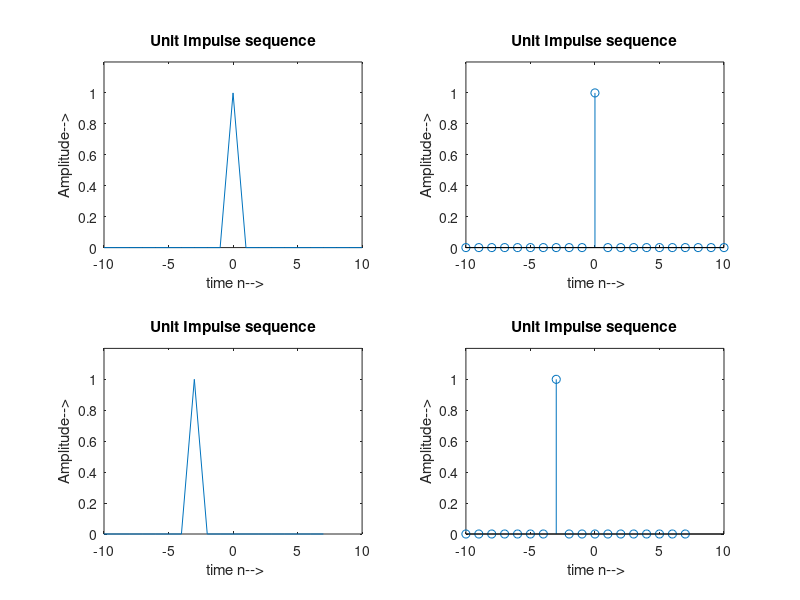

MATLAB code to generate this figure:
clc;
clear all;
close all;
t=-10:1:10;
impulse=[zeros(1,10),ones(1,1),zeros(1,10)];
subplot(2,2,1);
plot(t,impulse);
xlabel(' time n-->');
ylabel('Amplitude-->');
title('Unit Impulse sequence');
axis([-10 10 0 1.2]);

n=-10:1:10;
impulse=[zeros(1,10),ones(1,1),zeros(1,10)];
subplot(2,2,2);
stem(n,impulse);
xlabel(' time n-->');
ylabel('Amplitude-->');
title('Unit Impulse sequence');
axis([-10 10 0 1.2]);

t=-10:1:10;
impulse=[zeros(1,10),ones(1,1),zeros(1,10)];
subplot(2,2,3);
plot(t-3,impulse);
xlabel(' time n-->');
ylabel('Amplitude-->');
title('Unit Impulse sequence');
axis([-10 10 0 1.2]);

n=-10:1:10;
impulse=[zeros(1,10),ones(1,1),zeros(1,10)];
subplot(2,2,4);
stem(n-3,impulse);
xlabel(' time n-->');
ylabel('Amplitude-->');
title('Unit Impulse sequence');
axis([-10 10 0 1.2]);
